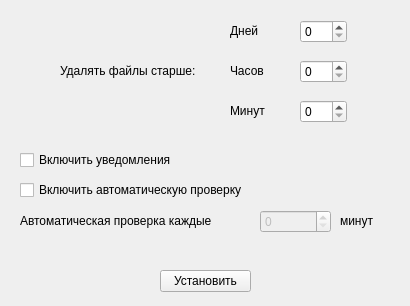
<?xml version="1.0" encoding="UTF-8"?>
<ui version="4.0">
 <class>SetDeadline</class>
 <widget class="QMainWindow" name="SetDeadline">
  <property name="geometry">
   <rect>
    <x>0</x>
    <y>0</y>
    <width>410</width>
    <height>306</height>
   </rect>
  </property>
  <property name="windowTitle">
   <string>MainWindow</string>
  </property>
  <widget class="QWidget" name="centralwidget">
   <widget class="QSpinBox" name="days">
    <property name="geometry">
     <rect>
      <x>300</x>
      <y>20</y>
      <width>47</width>
      <height>23</height>
     </rect>
    </property>
   </widget>
   <widget class="QSpinBox" name="hours">
    <property name="geometry">
     <rect>
      <x>300</x>
      <y>60</y>
      <width>47</width>
      <height>23</height>
     </rect>
    </property>
   </widget>
   <widget class="QSpinBox" name="mins">
    <property name="geometry">
     <rect>
      <x>300</x>
      <y>100</y>
      <width>47</width>
      <height>23</height>
     </rect>
    </property>
   </widget>
   <widget class="QPushButton" name="pushButton">
    <property name="geometry">
     <rect>
      <x>160</x>
      <y>270</y>
      <width>91</width>
      <height>22</height>
     </rect>
    </property>
    <property name="text">
     <string>Установить</string>
    </property>
   </widget>
   <widget class="QLabel" name="label">
    <property name="geometry">
     <rect>
      <x>230</x>
      <y>20</y>
      <width>59</width>
      <height>21</height>
     </rect>
    </property>
    <property name="text">
     <string>Дней</string>
    </property>
   </widget>
   <widget class="QLabel" name="label_2">
    <property name="geometry">
     <rect>
      <x>230</x>
      <y>60</y>
      <width>59</width>
      <height>21</height>
     </rect>
    </property>
    <property name="text">
     <string>Часов</string>
    </property>
   </widget>
   <widget class="QLabel" name="label_3">
    <property name="geometry">
     <rect>
      <x>230</x>
      <y>100</y>
      <width>59</width>
      <height>21</height>
     </rect>
    </property>
    <property name="text">
     <string>Минут</string>
    </property>
   </widget>
   <widget class="QCheckBox" name="enableMessagesBox">
    <property name="geometry">
     <rect>
      <x>20</x>
      <y>150</y>
      <width>181</width>
      <height>20</height>
     </rect>
    </property>
    <property name="text">
     <string>Включить уведомления</string>
    </property>
   </widget>
   <widget class="QSpinBox" name="autoMins">
    <property name="enabled">
     <bool>false</bool>
    </property>
    <property name="geometry">
     <rect>
      <x>260</x>
      <y>210</y>
      <width>71</width>
      <height>23</height>
     </rect>
    </property>
   </widget>
   <widget class="QLabel" name="label_4">
    <property name="geometry">
     <rect>
      <x>60</x>
      <y>20</y>
      <width>151</width>
      <height>101</height>
     </rect>
    </property>
    <property name="text">
     <string>Удалять файлы старше: </string>
    </property>
   </widget>
   <widget class="QLabel" name="label_5">
    <property name="geometry">
     <rect>
      <x>20</x>
      <y>210</y>
      <width>241</width>
      <height>21</height>
     </rect>
    </property>
    <property name="text">
     <string>Автоматическая проверка каждые </string>
    </property>
   </widget>
   <widget class="QLabel" name="label_6">
    <property name="geometry">
     <rect>
      <x>340</x>
      <y>210</y>
      <width>59</width>
      <height>21</height>
     </rect>
    </property>
    <property name="text">
     <string>минут</string>
    </property>
   </widget>
   <widget class="QCheckBox" name="enableAutoErase">
    <property name="geometry">
     <rect>
      <x>20</x>
      <y>180</y>
      <width>261</width>
      <height>20</height>
     </rect>
    </property>
    <property name="text">
     <string>Включить автоматическую проверку</string>
    </property>
   </widget>
  </widget>
 </widget>
 <resources/>
 <connections/>
</ui>
